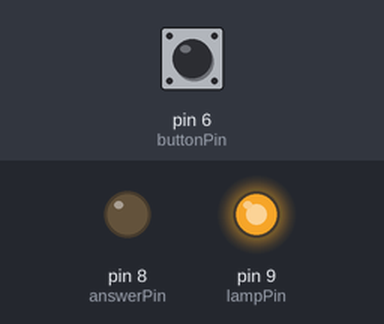
The sketch below on a simulated Arduino Uno, built with avr-gcc and run on an emulated ATmega328P. On the bench: output pins drawn as LEDs (lit = HIGH). Inputs (shaded band) come from the test bench; at power-on: pin 6 (buttonPin) HIGH.

Above: at 1.2 s.
1.3 s: pin 6 (buttonPin) pulled LOW for 1 s
At 1.65 s:
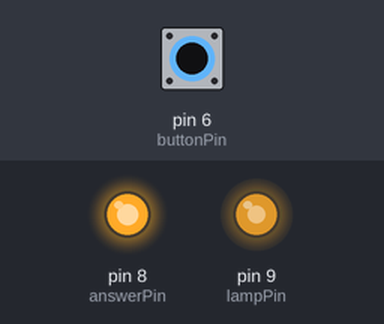
4.3 s: pin 6 (buttonPin) pulled LOW for 3.2 s
At 4.65 s:
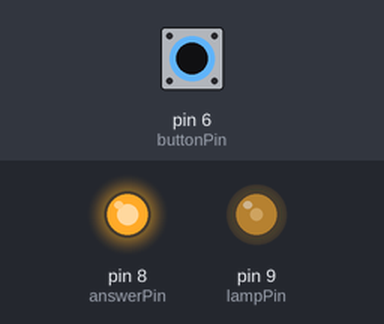
9.0 s: pin 6 (buttonPin) pulled LOW for 0.15 s
At 9.77 s:
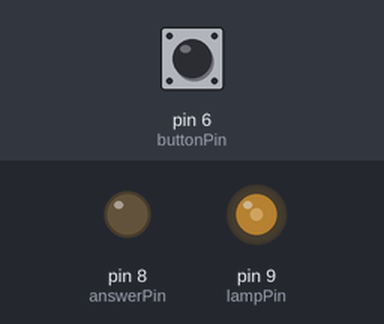
Timing chart, 0 to 18.0 s (numbered marks = the images above; inputs shaded):
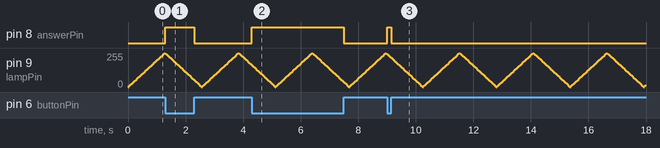

The sketch:

b5_04_millis_fixed.ino
```cpp
// ==================================================================
//   BAND 5, PART 7  -  THE SAME JOB, DONE PROPERLY
//
//   WHAT IT DOES
//     The lamp fades exactly as before. The button now responds
//     instantly, every time, even in the middle of a fade.
//
//   THE IDEA
//     Instead of stopping until it is time, keep running and keep
//     asking whether it is time yet.
//
//       if (now - lastFadeTime >= fadeGap) {
//         lastFadeTime = now;
//         ... do the thing ...
//       }
//       ... everything else, every single round ...
//
//     loop now does ONE STEP of the fade and then leaves, so the
//     brightness has to be remembered in a name outside loop.
//
//   WHY unsigned long
//     millis() gets very large. After an hour it is 3 600 000.
//     An int cannot hold that. Use int here and it works for about
//     half a minute and then goes strange.
//
//   TRY BREAKING IT
//     Delete  lastFadeTime = now;  and upload. In this pattern that
//     line is not tidying up. It IS the timer.
//
//   WIRING
//     Keep the Band 5 build exactly as it is and MOVE FOUR WIRES.
//     Unplug the USB cable first.
//
//     DO THEM IN THIS ORDER. Only ONE wire fits in an Arduino pin,
//     and pins 9 and 8 are both occupied right now.
//
//       1. the wire from j24 : pin 9  ->  OUT   (frees pin 9)
//       2. the wire from j19 : pin 8  ->  PIN 6 (frees pin 8;
//                                               this is the button)
//       3. the wire from b1  : pin 2  ->  PIN 9 (the fading lamp)
//       4. the wire from b5  : pin 3  ->  PIN 8 (the answer light)
//
//     Pin 9 matters. Only a pin with a ~ can fade, and pin 2,
//     where that light was, cannot.
//
//     Lights 3 and 4 and buttons 3 and 4 are not used here, so
//     leave them alone. Button 2 is not used either, but its wire
//     had to come out of pin 9 to make room for the lamp.
//
//     WHEN YOU HAVE FINISHED PART 7, PUT ALL FOUR WIRES BACK:
//       b1 -> pin 2, b5 -> pin 3, j19 -> pin 8, j24 -> pin 9,
//     or the game in Part 9 will not work.
// ==================================================================

int buttonPin = 6;
int lampPin = 9;
int answerPin = 8;

int level = 0;
int step = 4;

unsigned long lastFadeTime = 0;
unsigned long fadeGap = 20;

void setup() {
  pinMode(buttonPin, INPUT_PULLUP);
  pinMode(lampPin, OUTPUT);
  pinMode(answerPin, OUTPUT);
}

void loop() {

  unsigned long now = millis();

  if (now - lastFadeTime >= fadeGap) {
    lastFadeTime = now;

    level = level + step;

    if (level >= 255) {
      level = 255;
      step = -4;
    }
    if (level <= 0) {
      level = 0;
      step = 4;
    }

    analogWrite(lampPin, level);
  }

  if (digitalRead(buttonPin) == LOW) {
    digitalWrite(answerPin, HIGH);
  } else {
    digitalWrite(answerPin, LOW);
  }
}
```

Measured:
- after the input at 1.3 s, pin 8 (answerPin): LOW → HIGH at once, → LOW 1.0 s later
- after the input at 4.3 s, pin 8 (answerPin): LOW → HIGH at once, → LOW 3.2 s later
- after the input at 9.0 s, pin 8 (answerPin): LOW → HIGH at once, → LOW 0.15 s later
